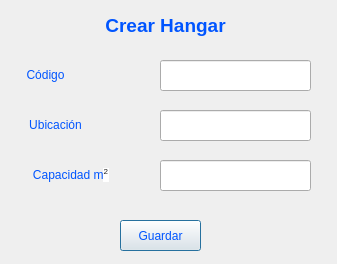
<?xml version="1.0" encoding="UTF-8"?>
<ui version="4.0">
 <class>RegistrodeHangares</class>
 <widget class="QWidget" name="RegistrodeHangares">
  <property name="geometry">
   <rect>
    <x>0</x>
    <y>0</y>
    <width>337</width>
    <height>264</height>
   </rect>
  </property>
  <property name="windowTitle">
   <string>Registro de Hangares</string>
  </property>
  <widget class="QLabel" name="lb_CrearHangar">
   <property name="geometry">
    <rect>
     <x>100</x>
     <y>10</y>
     <width>131</width>
     <height>31</height>
    </rect>
   </property>
   <property name="styleSheet">
    <string notr="true">font: 75 12pt &quot;Nirmala UI&quot;;
font: 75 14pt &quot;Nirmala UI&quot;;</string>
   </property>
   <property name="text">
    <string>&lt;html&gt;&lt;head/&gt;&lt;body&gt;&lt;p align=&quot;center&quot;&gt;&lt;span style=&quot; font-size:14pt; font-weight:600; color:#0055ff;&quot;&gt;Crear Hangar&lt;/span&gt;&lt;/p&gt;&lt;/body&gt;&lt;/html&gt;</string>
   </property>
  </widget>
  <widget class="QLabel" name="lb_Codigo">
   <property name="geometry">
    <rect>
     <x>20</x>
     <y>60</y>
     <width>51</width>
     <height>31</height>
    </rect>
   </property>
   <property name="styleSheet">
    <string notr="true">font: 12pt &quot;Nirmala UI&quot;;</string>
   </property>
   <property name="text">
    <string>&lt;html&gt;&lt;head/&gt;&lt;body&gt;&lt;p align=&quot;center&quot;&gt;&lt;span style=&quot; color:#0055ff;&quot;&gt;Código&lt;/span&gt;&lt;/p&gt;&lt;/body&gt;&lt;/html&gt;</string>
   </property>
  </widget>
  <widget class="QLabel" name="lb_Ubicacion">
   <property name="geometry">
    <rect>
     <x>20</x>
     <y>110</y>
     <width>71</width>
     <height>31</height>
    </rect>
   </property>
   <property name="styleSheet">
    <string notr="true">font: 12pt &quot;Nirmala UI&quot;;</string>
   </property>
   <property name="text">
    <string>&lt;html&gt;&lt;head/&gt;&lt;body&gt;&lt;p align=&quot;center&quot;&gt;&lt;span style=&quot; color:#0055ff;&quot;&gt;Ubicación&lt;/span&gt;&lt;/p&gt;&lt;/body&gt;&lt;/html&gt;</string>
   </property>
  </widget>
  <widget class="QLabel" name="lb_Capacidad">
   <property name="geometry">
    <rect>
     <x>20</x>
     <y>160</y>
     <width>101</width>
     <height>31</height>
    </rect>
   </property>
   <property name="styleSheet">
    <string notr="true">font: 12pt &quot;Nirmala UI&quot;;</string>
   </property>
   <property name="text">
    <string>&lt;html&gt;&lt;head/&gt;&lt;body&gt;&lt;p align=&quot;center&quot;&gt;&lt;span style=&quot; color:#0055ff;&quot;&gt;Capacidad m&lt;/span&gt;&lt;span style=&quot; font-family:'arial,sans-serif'; font-weight:96; color:#222222; background-color:#ffffff; vertical-align:super;&quot;&gt;2&lt;/span&gt;&lt;/p&gt;&lt;/body&gt;&lt;/html&gt;</string>
   </property>
  </widget>
  <widget class="QLineEdit" name="lineEdit_Codigo">
   <property name="geometry">
    <rect>
     <x>160</x>
     <y>60</y>
     <width>151</width>
     <height>31</height>
    </rect>
   </property>
   <property name="styleSheet">
    <string notr="true">font: 14pt &quot;Nirmala UI&quot;;
font: 12pt &quot;Nirmala UI&quot;;</string>
   </property>
  </widget>
  <widget class="QLineEdit" name="lineEdit_Ubicacion">
   <property name="geometry">
    <rect>
     <x>160</x>
     <y>110</y>
     <width>151</width>
     <height>31</height>
    </rect>
   </property>
   <property name="styleSheet">
    <string notr="true">font: 12pt &quot;Nirmala UI&quot;;</string>
   </property>
  </widget>
  <widget class="QLineEdit" name="lineEdit_capacidad">
   <property name="geometry">
    <rect>
     <x>160</x>
     <y>160</y>
     <width>151</width>
     <height>31</height>
    </rect>
   </property>
   <property name="styleSheet">
    <string notr="true">font: 12pt &quot;Nirmala UI&quot;;</string>
   </property>
  </widget>
  <widget class="QPushButton" name="bt_Guardar">
   <property name="geometry">
    <rect>
     <x>120</x>
     <y>220</y>
     <width>81</width>
     <height>31</height>
    </rect>
   </property>
   <property name="cursor">
    <cursorShape>PointingHandCursor</cursorShape>
   </property>
   <property name="styleSheet">
    <string notr="true">font: 75 14pt &quot;Nirmala UI&quot;;
color: rgb(0, 85, 255);</string>
   </property>
   <property name="text">
    <string>Guardar</string>
   </property>
   <property name="default">
    <bool>true</bool>
   </property>
  </widget>
 </widget>
 <resources/>
 <connections/>
</ui>
